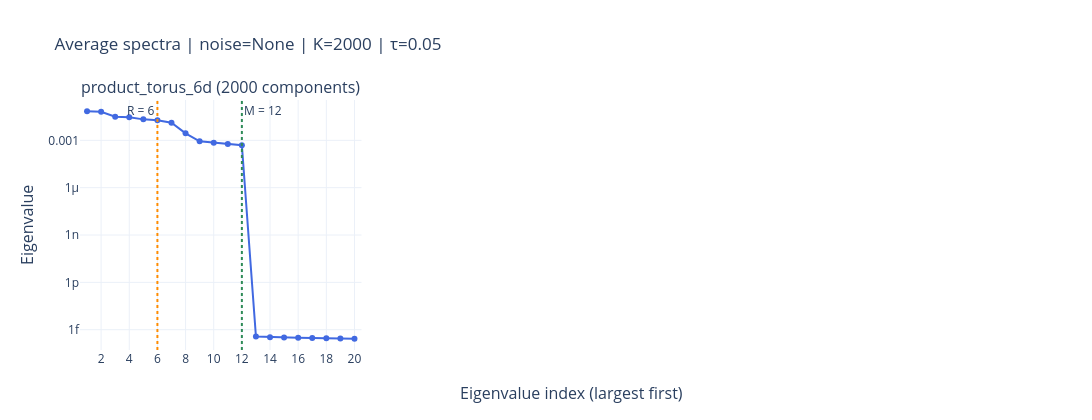

Source (notebook cell):
### Markdown cell above
## Average spectrum

One panel per manifold type, arranged three per row in a single figure, showing
the equal-weight mean of its associated
components' sorted spectra. Each component covariance still uses soft weights
over the full training split. This is not the spectrum of a pooled covariance.
Repeated instances of the same manifold type are pooled here.

`product_torus_12d` has a separate figure with its first 30 eigenvalues. The grid
shows the first 20 for the other types. All panels and the separate torus figure
use the same y-axis limits, computed across these displayed eigenvalues.
`FIGURE_WIDTH` controls the figure width in pixels; dots mark individual eigenvalues.
Set `LOG_SCALE = False` to show exact zeros; log plots omit them.

### Code cell
LOG_SCALE = True

mean_spectra = {
    name: spectra[ids].mean(axis=0)
    for name, ids in component_ids_by_manifold.items()
}

def plotted(values):
    return np.where(values > 0, values, np.nan) if LOG_SCALE else values


def shared_y_range(curves):
    values = np.concatenate(list(curves.values()))
    values = values[np.isfinite(values)]
    if LOG_SCALE:
        values = np.log10(values[values > 0])
    assert values.size, "No finite eigenvalues to plot on the selected scale."
    lower, upper = values.min(), values.max()
    padding = 0.05 * (upper - lower) if upper > lower else 0.05 * max(abs(upper), 1.0)
    return [lower - padding, upper + padding]


def spectrum_grid(curves, *, title, y_title, y_range, ncols=3):
    nrows = (len(curves) + ncols - 1) // ncols
    fig = make_subplots(
        rows=nrows, cols=ncols,
        specs=[
            [{} if row * ncols + col < len(curves) else None for col in range(ncols)]
            for row in range(nrows)
        ],
        subplot_titles=[
            f"{name} ({len(component_ids_by_manifold[name])} components)"
            for name in curves
        ],
        shared_xaxes="all", shared_yaxes="all",
        horizontal_spacing=0.07,
        vertical_spacing=0.20 / nrows,
        x_title="Eigenvalue index (largest first)",
        y_title=y_title,
    )
    for i, (name, values) in enumerate(curves.items()):
        plot_x = np.arange(1, len(values) + 1)
        row, col = i // ncols + 1, i % ncols + 1
        dims = MANIFOLD_DIMS[name]
        fig.add_trace(go.Scatter(
            x=plot_x, y=plotted(values), mode="lines+markers", name=name,
            marker=dict(size=6),
            line_color="royalblue",
        ), row=row, col=col)
        if dims["R"] <= plot_x[-1]:
            fig.add_vline(
                x=dims["R"], line_dash="dot", line_color="darkorange",
                annotation_text=f"R = {dims['R']}", annotation_position="top left",
                row=row, col=col,
            )
        if dims["M"] <= plot_x[-1]:
            fig.add_vline(
                x=dims["M"], line_dash="dot", line_color="seagreen",
                annotation_text=f"M = {dims['M']}", annotation_position="top right",
                row=row, col=col,
            )
    fig.update_xaxes(
        range=[0.5, max(len(values) for values in curves.values()) + 0.5],
        showticklabels=True, dtick=1 if ncols == 1 else 2,
    )
    fig.update_yaxes(
        type="log" if LOG_SCALE else "linear",
        range=y_range, showticklabels=True,
    )
    fig.update_layout(
        template="plotly_white", title=f"{title} | {run_title}",
        width=FIGURE_WIDTH, height=(450 if ncols == 1 else 320 * nrows) + 100,
        showlegend=False, hovermode="x unified",
        margin=dict(l=80, r=30, t=100, b=70),
    )
    return fig


def plot_average_spectra(curves, *, title, y_title):
    displayed = {
        name: values[:TORUS_EIGENVALUES if name == SEPARATE_MANIFOLD else N_EIGENVALUES]
        for name, values in curves.items()
    }
    y_range = shared_y_range(displayed)
    grid_curves = {name: values for name, values in displayed.items() if name != SEPARATE_MANIFOLD}
    if grid_curves:
        spectrum_grid(grid_curves, title=title, y_title=y_title, y_range=y_range).show()
    if SEPARATE_MANIFOLD in displayed:
        spectrum_grid(
            {SEPARATE_MANIFOLD: displayed[SEPARATE_MANIFOLD]},
            title=f"{title}: {SEPARATE_MANIFOLD}", y_title=y_title,
            y_range=y_range, ncols=1,
        ).show()


plot_average_spectra(mean_spectra, title="Average spectra", y_title="Eigenvalue")

### Figure 1 — Plotly figure (JSON) as saved in the notebook; plotly's stock layout.template omitted (floating-point values rounded to 4 significant figures)
{"data": [{"line": {"color": "royalblue"}, "marker": {"size": 6}, "mode": "lines+markers", "name": "product_torus_6d", "type": "scatter", "x": [1, 2, 3, 4, 5, 6, 7, 8, 9, 10, 11, 12, 13, 14, 15, 16, 17, 18, 19, 20], "xaxis": "x", "y": [0.06844, 0.06371, 0.03152, 0.02858, 0.02129, 0.01871, 0.01289, 0.002761, 0.00087, 0.0006936, 0.0005885, 0.0004879, 3.66e-16, 3.369e-16, 3.241e-16, 3.118e-16, 2.996e-16, 2.892e-16, 2.801e-16, 2.716e-16], "yaxis": "y"}], "layout": {"annotations": [{"font": {"size": 16}, "showarrow": false, "text": "product_torus_6d (2000 components)", "x": 0.1433, "xanchor": "center", "xref": "paper", "y": 1, "yanchor": "bottom", "yref": "paper"}, {"font": {"size": 16}, "showarrow": false, "text": "Eigenvalue index (largest first)", "x": 0.5, "xanchor": "center", "xref": "paper", "y": 0, "yanchor": "top", "yref": "paper", "yshift": -30}, {"font": {"size": 16}, "showarrow": false, "text": "Eigenvalue", "textangle": -90, "x": 0, "xanchor": "right", "xref": "paper", "xshift": -40, "y": 0.5, "yanchor": "middle", "yref": "paper"}, {"showarrow": false, "text": "R = 6", "x": 6, "xanchor": "right", "xref": "x", "y": 1, "yanchor": "top", "yref": "y domain"}, {"showarrow": false, "text": "M = 12", "x": 12, "xanchor": "left", "xref": "x", "y": 1, "yanchor": "top", "yref": "y domain"}], "height": 420, "hovermode": "x unified", "margin": {"b": 70, "l": 80, "r": 30, "t": 100}, "shapes": [{"line": {"color": "darkorange", "dash": "dot"}, "type": "line", "x0": 6, "x1": 6, "xref": "x", "y0": 0, "y1": 1, "yref": "y domain"}, {"line": {"color": "seagreen", "dash": "dot"}, "type": "line", "x0": 12, "x1": 12, "xref": "x", "y0": 0, "y1": 1, "yref": "y domain"}], "showlegend": false, "title": {"text": "Average spectra | noise=None | K=2000 | τ=0.05"}, "width": 1600, "xaxis": {"anchor": "y", "domain": [0, 0.2867], "dtick": 2, "range": [0.5, 20.5], "showticklabels": true}, "yaxis": {"anchor": "x", "domain": [0, 1], "range": [-16.29, -0.4446], "showticklabels": true, "type": "log"}}}
